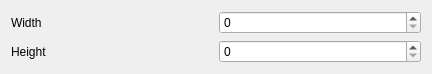
<?xml version="1.0" encoding="UTF-8"?>
<ui version="4.0">
 <class>ScaleNode</class>
 <widget class="QWidget" name="ScaleNode">
  <property name="geometry">
   <rect>
    <x>0</x>
    <y>0</y>
    <width>432</width>
    <height>73</height>
   </rect>
  </property>
  <property name="windowTitle">
   <string>Form</string>
  </property>
  <layout class="QGridLayout" name="gridLayout">
   <item row="0" column="0">
    <widget class="QLabel" name="widthLabel">
     <property name="text">
      <string>Width</string>
     </property>
    </widget>
   </item>
   <item row="0" column="1">
    <widget class="QSpinBox" name="widthInput">
     <property name="minimumSize">
      <size>
       <width>100</width>
       <height>0</height>
      </size>
     </property>
     <property name="minimum">
      <number>0</number>
     </property>
     <property name="maximum">
      <number>999999999</number>
     </property>
    </widget>
   </item>
   <item row="1" column="0">
    <widget class="QLabel" name="heightLabel">
     <property name="text">
      <string>Height</string>
     </property>
    </widget>
   </item>
   <item row="1" column="1">
    <widget class="QSpinBox" name="heightInput">
     <property name="minimumSize">
      <size>
       <width>100</width>
       <height>0</height>
      </size>
     </property>
     <property name="maximum">
      <number>999999999</number>
     </property>
    </widget>
   </item>
  </layout>
 </widget>
 <resources/>
 <connections/>
</ui>
